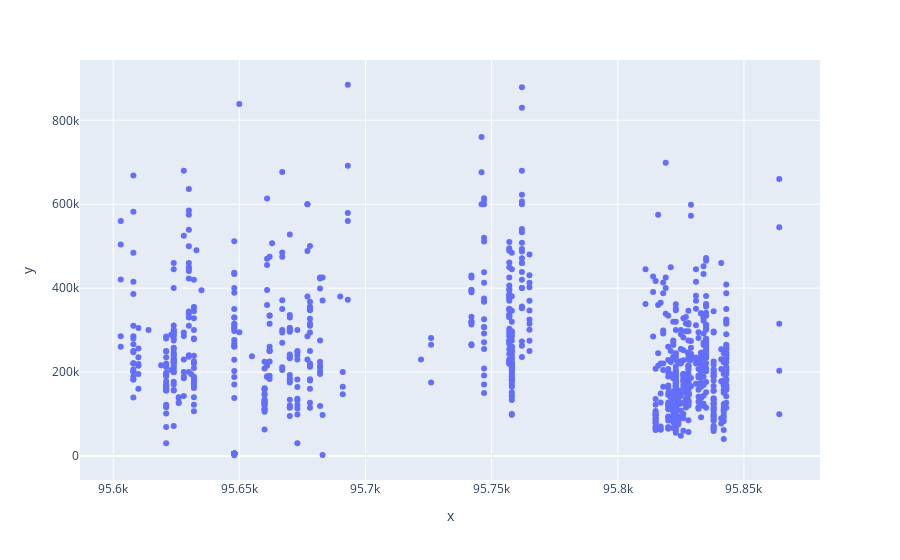

The notebook cell this image was saved under:
### Markdown cell above
### 3. Our goal uniquel be to predict price. List variables that you think qualify as predictors of price in a SLR model. 

**For each of these variables you believe to be valid potential predictors in an SLR model, generate a plot showing the relationship between the independent variable and dependent variable.**

### Code cell
# A
# zip
fig = px.scatter(x=df['zip'], y=df['price'])
fig.show()

### Figure 1 — Plotly figure (JSON) as saved in the notebook; plotly's stock layout.template omitted (floating-point values rounded to 4 significant figures; data arrays with more than 128 entries replaced by an {"elided": "..."} marker saying what was removed)
{"data": [{"hovertemplate": "x=%{x}<br>y=%{y}<extra></extra>", "legendgroup": "", "marker": {"color": "#636efa", "symbol": "circle"}, "mode": "markers", "name": "", "orientation": "v", "showlegend": false, "type": "scatter", "x": {"elided": "984 int values"}, "xaxis": "x", "y": {"elided": "984 int values"}, "yaxis": "y"}], "layout": {"autosize": true, "legend": {"tracegroupgap": 0}, "margin": {"t": 60}, "xaxis": {"anchor": "y", "autorange": true, "domain": [0, 1], "range": [95590.0, 95880.0], "title": {"text": "x"}, "type": "linear"}, "yaxis": {"anchor": "x", "autorange": true, "domain": [0, 1], "range": [-66840.0, 953200.0], "title": {"text": "y"}, "type": "linear"}}}
